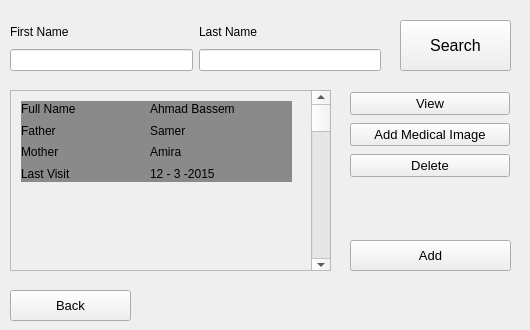
<?xml version="1.0" encoding="UTF-8"?>
<ui version="4.0">
 <class>PatientsDB</class>
 <widget class="QWidget" name="PatientsDB">
  <property name="geometry">
   <rect>
    <x>0</x>
    <y>0</y>
    <width>530</width>
    <height>330</height>
   </rect>
  </property>
  <property name="windowTitle">
   <string>Patients DB</string>
  </property>
  <widget class="QWidget" name="horizontalLayoutWidget">
   <property name="geometry">
    <rect>
     <x>10</x>
     <y>20</y>
     <width>371</width>
     <height>51</height>
    </rect>
   </property>
   <layout class="QHBoxLayout" name="Name_HL">
    <item>
     <layout class="QVBoxLayout" name="First_Name_VL">
      <item>
       <widget class="QLabel" name="FirstName">
        <property name="text">
         <string>First Name</string>
        </property>
       </widget>
      </item>
      <item>
       <widget class="QLineEdit" name="FirstNameBox"/>
      </item>
     </layout>
    </item>
    <item>
     <layout class="QVBoxLayout" name="Last_Name_VL">
      <item>
       <widget class="QLabel" name="LastName">
        <property name="text">
         <string>Last Name</string>
        </property>
       </widget>
      </item>
      <item>
       <widget class="QLineEdit" name="LastNameBox"/>
      </item>
     </layout>
    </item>
   </layout>
  </widget>
  <widget class="QPushButton" name="Search">
   <property name="geometry">
    <rect>
     <x>400</x>
     <y>20</y>
     <width>111</width>
     <height>51</height>
    </rect>
   </property>
   <property name="font">
    <font>
     <pointsize>12</pointsize>
    </font>
   </property>
   <property name="text">
    <string>Search</string>
   </property>
  </widget>
  <widget class="QPushButton" name="Add">
   <property name="geometry">
    <rect>
     <x>350</x>
     <y>240</y>
     <width>161</width>
     <height>31</height>
    </rect>
   </property>
   <property name="font">
    <font>
     <pointsize>10</pointsize>
    </font>
   </property>
   <property name="text">
    <string>Add</string>
   </property>
  </widget>
  <widget class="QWidget" name="verticalLayoutWidget_3">
   <property name="geometry">
    <rect>
     <x>350</x>
     <y>90</y>
     <width>160</width>
     <height>89</height>
    </rect>
   </property>
   <layout class="QVBoxLayout" name="View_AMI_Del_VL">
    <item>
     <widget class="QPushButton" name="View">
      <property name="font">
       <font>
        <pointsize>10</pointsize>
       </font>
      </property>
      <property name="text">
       <string>View</string>
      </property>
     </widget>
    </item>
    <item>
     <widget class="QPushButton" name="Add_medical_image">
      <property name="font">
       <font>
        <pointsize>10</pointsize>
       </font>
      </property>
      <property name="text">
       <string>Add Medical Image</string>
      </property>
     </widget>
    </item>
    <item>
     <widget class="QPushButton" name="Delete">
      <property name="font">
       <font>
        <pointsize>10</pointsize>
       </font>
      </property>
      <property name="text">
       <string>Delete</string>
      </property>
     </widget>
    </item>
   </layout>
  </widget>
  <widget class="QScrollArea" name="scrollArea">
   <property name="geometry">
    <rect>
     <x>10</x>
     <y>90</y>
     <width>321</width>
     <height>181</height>
    </rect>
   </property>
   <property name="widgetResizable">
    <bool>true</bool>
   </property>
   <widget class="QWidget" name="scrollAreaWidgetContents">
    <property name="geometry">
     <rect>
      <x>0</x>
      <y>0</y>
      <width>319</width>
      <height>179</height>
     </rect>
    </property>
    <widget class="QWidget" name="Patient" native="true">
     <property name="geometry">
      <rect>
       <x>10</x>
       <y>10</y>
       <width>271</width>
       <height>81</height>
      </rect>
     </property>
     <property name="autoFillBackground">
      <bool>false</bool>
     </property>
     <property name="styleSheet">
      <string notr="true">background-color: rgb(138, 138, 138);</string>
     </property>
     <widget class="QWidget" name="gridLayoutWidget">
      <property name="geometry">
       <rect>
        <x>0</x>
        <y>0</y>
        <width>251</width>
        <height>80</height>
       </rect>
      </property>
      <layout class="QGridLayout" name="Patient_info_GL">
       <item row="0" column="0">
        <widget class="QLabel" name="Full_Name">
         <property name="text">
          <string>Full Name</string>
         </property>
        </widget>
       </item>
       <item row="1" column="0">
        <widget class="QLabel" name="Father">
         <property name="text">
          <string>Father</string>
         </property>
        </widget>
       </item>
       <item row="2" column="0">
        <widget class="QLabel" name="Mother">
         <property name="text">
          <string>Mother</string>
         </property>
        </widget>
       </item>
       <item row="2" column="1">
        <widget class="QLabel" name="Mother_value">
         <property name="text">
          <string>Amira</string>
         </property>
        </widget>
       </item>
       <item row="1" column="1">
        <widget class="QLabel" name="Father_value">
         <property name="text">
          <string>Samer</string>
         </property>
        </widget>
       </item>
       <item row="3" column="0">
        <widget class="QLabel" name="Last_Visit">
         <property name="text">
          <string>Last Visit</string>
         </property>
        </widget>
       </item>
       <item row="3" column="1">
        <widget class="QLabel" name="Last_Visit_value">
         <property name="text">
          <string>12 - 3 -2015</string>
         </property>
        </widget>
       </item>
       <item row="0" column="1">
        <widget class="QLabel" name="Full_Name_value">
         <property name="text">
          <string>Ahmad Bassem</string>
         </property>
        </widget>
       </item>
      </layout>
     </widget>
    </widget>
    <widget class="QScrollBar" name="verticalScrollBar">
     <property name="geometry">
      <rect>
       <x>300</x>
       <y>0</y>
       <width>20</width>
       <height>181</height>
      </rect>
     </property>
     <property name="orientation">
      <enum>Qt::Vertical</enum>
     </property>
    </widget>
   </widget>
  </widget>
  <widget class="QPushButton" name="Back">
   <property name="geometry">
    <rect>
     <x>10</x>
     <y>290</y>
     <width>121</width>
     <height>31</height>
    </rect>
   </property>
   <property name="font">
    <font>
     <pointsize>10</pointsize>
    </font>
   </property>
   <property name="text">
    <string>Back</string>
   </property>
  </widget>
 </widget>
 <resources/>
 <connections/>
</ui>
